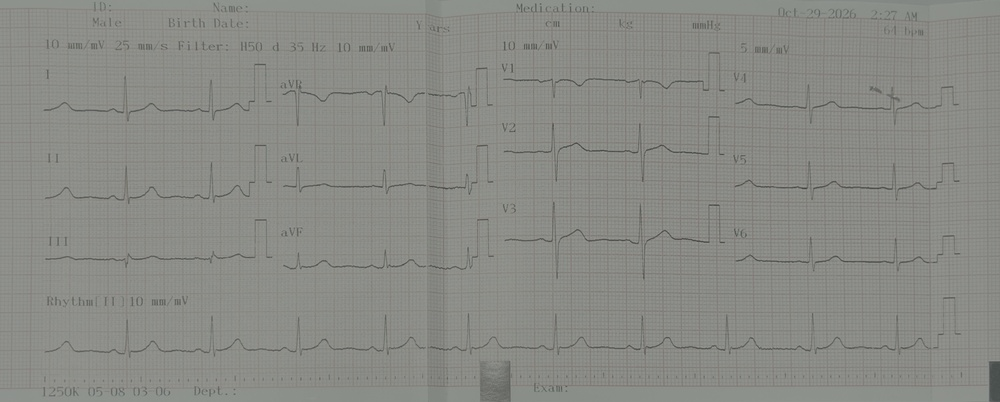
#> input picture benchmark/images/IMG_1394.jpg, 1000 x 402 px, shrunk from 2979 x 1198 before the run
$ python -i signal_artifact.py   (imports and definitions only)
#> lines starting #> are read from the running program, lines starting #| are printed output that depends on the picture; after the words box and inside, x2 and y2 are one past the last pixel; in counts of white or black regions, pixels touching at a corner belong together
#> further down, picture is the input picture: PIL image 1000x402 RGB; mean R, G, B 137.6, 138.8, 133.7
"""Separate candidate ECG ink from confident colored grid and non-waveform suspects.

No single mask proves cardiac activity. In particular, grid crossings remain
uncertain, not forcibly erased. OCR/text and calibration are only proposals.
"""
from __future__ import annotations
import cv2,numpy as np
from PIL import Image
VERSION='signal-artifact-evidence-v1.3.3'

def separate(im:Image.Image, *, exclude_margins=True):
#> called with exclude_margins = True
    rgb=np.asarray(im.convert('RGB')); h,w=rgb.shape[:2]
#> after `h, w = rgb.shape[:2]`: h = 402; w = 1000
    if min(h,w)<24:raise ValueError('ROI too small')
    f=rgb.astype('float32');gray=cv2.cvtColor(rgb,cv2.COLOR_RGB2GRAY).astype('float32')
    blur=cv2.GaussianBlur(gray,(0,0),4.0);slow=cv2.GaussianBlur(gray,(0,0),max(9,min(h,w)/7))
    local=np.maximum(0,blur-gray);dark=np.maximum(0,slow-gray)
#> after `local = np.maximum(0, blur - gray)`:
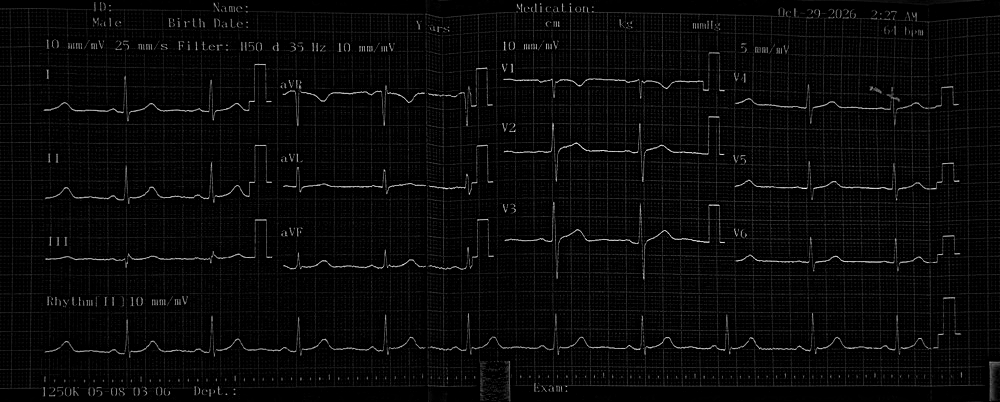
#> local: shape (402, 1000) float32; min 0, max 65.02, mean 2.1; drawn with min black and max white
    residual=np.maximum(local,.65*dark)
    med=float(np.median(residual));mad=float(np.median(np.abs(residual-med)))
#> after `med = float(np.median(residual))`: med = 0
#> after `mad = float(np.median(np.abs(residual - med)))`: mad = 0
    cut=max(5.,med+3*max(1.,mad))
#> cut = 5
    candidate=(residual>cut)
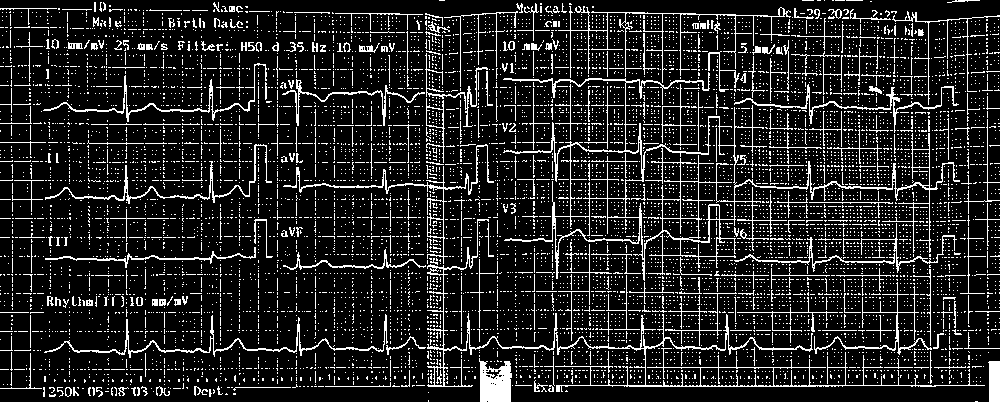
#> candidate: shape (402, 1000) bool; 13.7% white in thin lines or dots
    red=f[:,:,0]-(f[:,:,1]+f[:,:,2])*.5
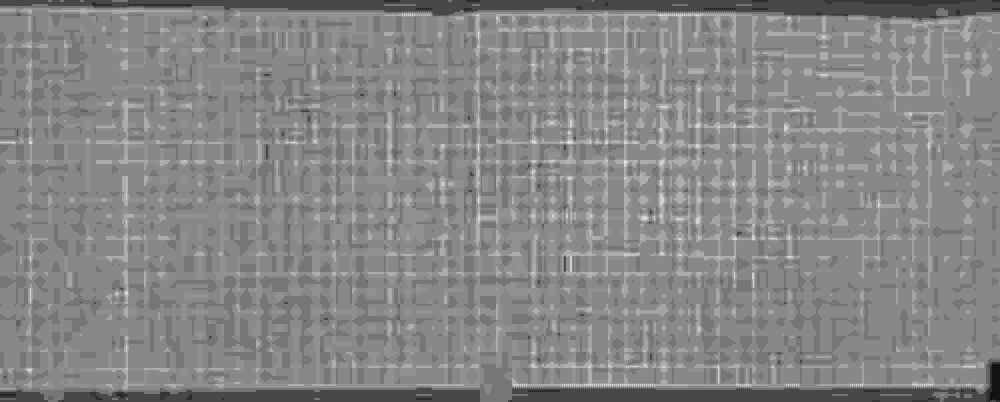
#> red: shape (402, 1000) float32; min -6, max 8, mean 1.39; drawn with min black and max white
    chrom=(red>max(6.,float(np.percentile(red,80))+1))&(f[:,:,0]>f[:,:,1]+5)&(gray>62)
#> chrom: shape (402, 1000) bool; every value is 0
    # Only colored lines that extend for many columns/rows are confident grid candidates.
    row_mean=chrom.mean(axis=1);col_mean=chrom.mean(axis=0)
#> after `row_mean = chrom.mean(axis=1)`: row_mean = 402 values from 0 to 0
#> after `col_mean = chrom.mean(axis=0)`: col_mean = 1000 values from 0 to 0
    row_grid=(row_mean>max(.19,float(np.quantile(row_mean,.85))))
    col_grid=(col_mean>max(.19,float(np.quantile(col_mean,.85))))
    structural=chrom&(row_grid[:,None]|col_grid[None,:])
    # Chromatic non-ink is reasonable, but dark trace crossing colored lines is uncertain.
    confident_grid=structural & (local<max(11.,cut*1.5))
    grid_collision=structural&candidate&~confident_grid
    # Non-waveform candidates, including tall calibration at edge or printed labels.
    # We do NOT assert these are definitely text/calibration.
    dark_binary=(residual>cut).astype('uint8')
    n,labels,stats,_=cv2.connectedComponentsWithStats(dark_binary,8)
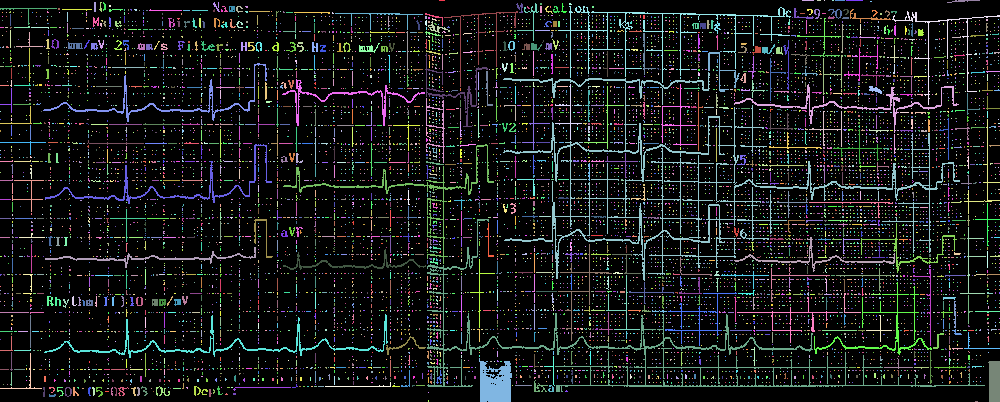
#> labels: shape (402, 1000) int32; 9442 distinct labels, from 0 to 9441; one colour per label, 0 black
#> n = 9442
    suspect=np.zeros((h,w),bool)
    for idx in range(1,n):
        x,y,cw,ch,area=map(int,stats[idx])
        near_edge=(x<.10*w or x+cw>.90*w)
        tall=ch>.27*h and cw<.12*w
        dense=(area>=30 and cw>.03*w and ch>.07*h and (x<.17*w or y<.16*h))
        if (near_edge and tall) or dense:suspect[labels==idx]=True
#> this loop made 9441 passes
#> (x, y, cw, ch, area, near_edge, dense) on passes 9, 10, 13: (947, 0, 33, 3, 43, True, False), (94, 2, 2, 10, 20, True, False), (213, 2, 7, 10, 26, False, False)
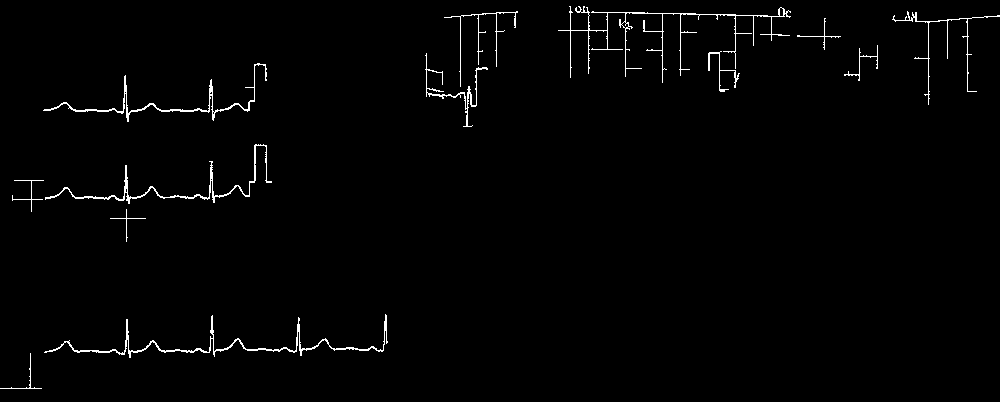
#> suspect: shape (402, 1000) bool; 1.4% white in thin lines or dots
    if exclude_margins:
        suspect[:max(1,int(.035*h)),:]=True
        suspect[max(0,int(.965*h)):,:]=True
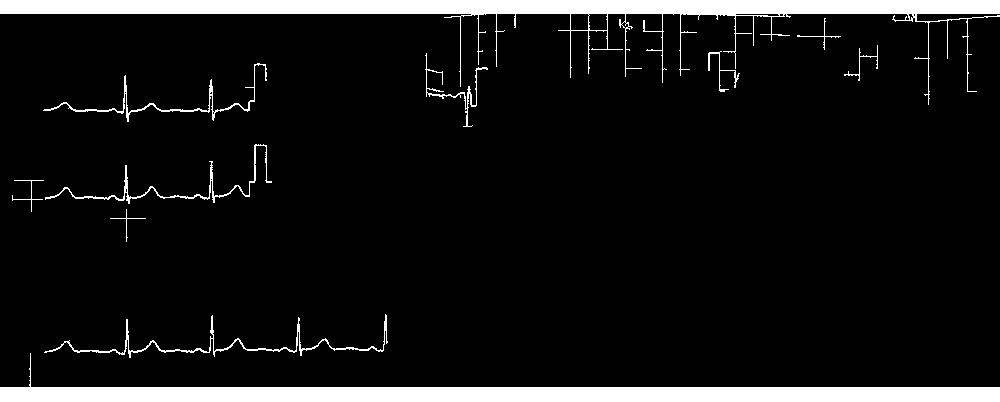
#> suspect: shape (402, 1000) bool; 8.5% white; 11 white regions, largest, box (x1, y1, x2, y2) and area: (0, 0, 1000, 105) 15620, (0, 353, 1000, 402) 15040, (44, 314, 388, 358) 1070
    ink_candidate=candidate & ~confident_grid & ~suspect
#> ink_candidate: shape (402, 1000) bool; 11.7% white in thin lines or dots
    uncertain=grid_collision | (candidate&suspect)
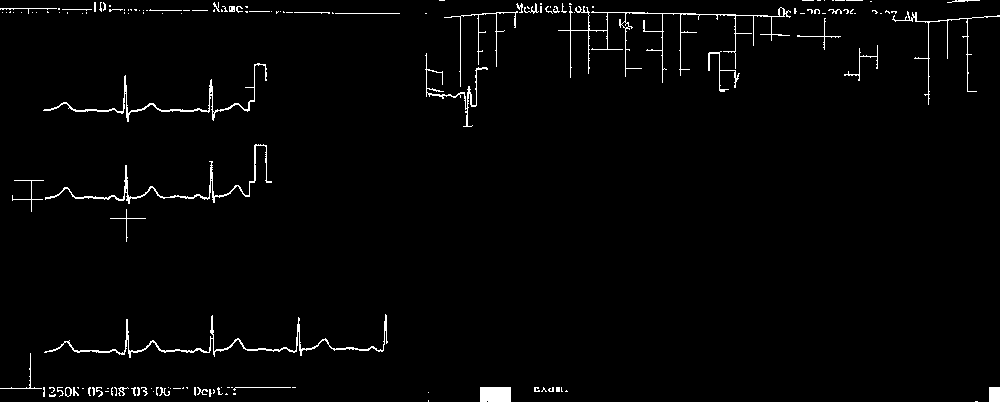
#> uncertain: shape (402, 1000) bool; 1.9% white in thin lines or dots
    # What is excluded from quantitative use is not removed from the review evidence.
    masks={'ecg_ink_candidate':ink_candidate,'confident_colored_grid':confident_grid,
           'non_waveform_suspect':suspect&candidate,'uncertain_intersection':uncertain,
           'raw_dark_candidate':candidate}
    counts={k:int(v.sum()) for k,v in masks.items()}
#> counts = {'ecg_ink_candidate': 47163, 'confident_colored_grid': 0, 'non_waveform_suspect': 7822, 'uncertain_intersection': 7822, 'raw_dark_candidate': 54985}
    return {'version':VERSION,'status':'REVIEW','masks':{k:v.astype('uint8')*255 for k,v in masks.items()},
            'metrics':{'pixel_counts':counts,'ecg_candidate_fraction':round(float(ink_candidate.mean()),5),
                       'grid_fraction':round(float(confident_grid.mean()),5),
                       'uncertain_fraction':round(float(uncertain.mean()),5),
                       'raw_candidate_fraction':round(float(candidate.mean()),5)},
            'reasons':['not_waveform_verified','gray_grid_may_remain','calibration_text_are_hypotheses'],
            'note':'A candidate mask is not a traced ECG; ambiguous ink must not be discarded without review.'}

def sheet(im,result):
    rgb=np.asarray(im.convert('RGB'));h,w=rgb.shape[:2];out=Image.new('RGB',(w*3,h*2),'white')
    tiles=[im,Image.fromarray(result['masks']['raw_dark_candidate']),
           Image.fromarray(result['masks']['confident_colored_grid']),
           Image.fromarray(result['masks']['non_waveform_suspect']),
           Image.fromarray(result['masks']['uncertain_intersection'])]
    overlay=rgb.copy();m=result['masks']['ecg_ink_candidate']>0
    overlay[m]=(.40*overlay[m]+.60*np.array([20,220,140])).astype('uint8')
    tiles.append(Image.fromarray(overlay))
    for k,t in enumerate(tiles):out.paste(t.convert('RGB'),((k%3)*w,(k//3)*h))
    return out

>>> from PIL import Image
>>> picture = Image.open('../benchmark/images/IMG_1394.jpg')
>>> result = separate(picture)
#> result = 6 items
